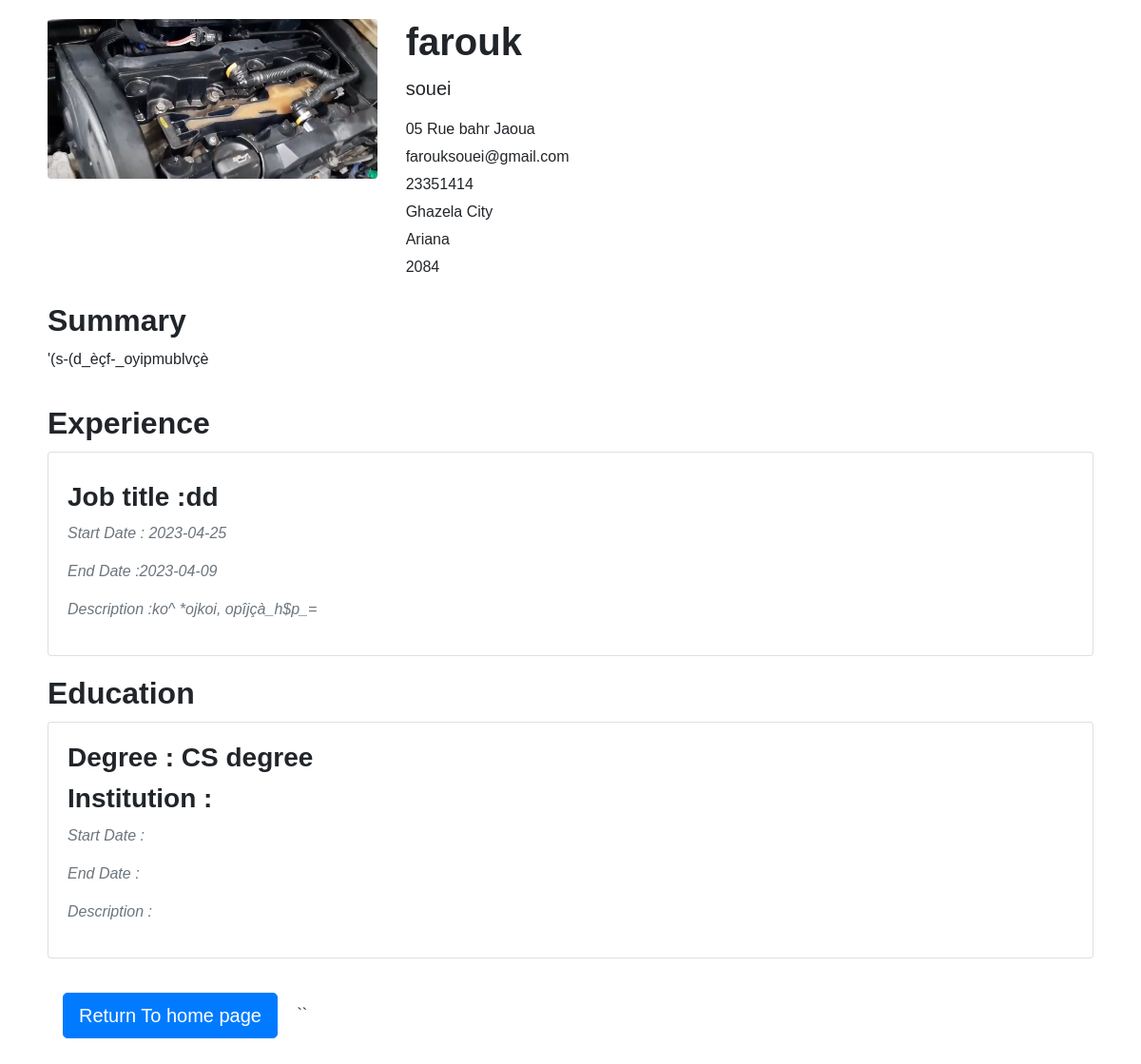
/cv.php?cv_id=1, run on the app's committed database.
### tables this page shows
CREATE TABLE `cv` (
  `id` int(11) NOT NULL,
  `first_name` varchar(255) NOT NULL,
  `last_name` varchar(255) NOT NULL,
  `email` varchar(255) NOT NULL,
  `phone` varchar(255) NOT NULL,
  `address` varchar(255) NOT NULL,
  `city` varchar(255) NOT NULL,
  `state` varchar(255) NOT NULL,
  `zip_code` varchar(255) NOT NULL,
  `summary` text NOT NULL,
  `education` text NOT NULL,
  `experience` text NOT NULL,
  `start_date` date NOT NULL,
  `end_date` date NOT NULL,
  `job_description` text NOT NULL,
  `skill1` varchar(255) NOT NULL,
  `skill2` varchar(255) NOT NULL,
  `skill3` varchar(255) NOT NULL,
  `image` varchar(255) NOT NULL,
  `degree` varchar(255) DEFAULT NULL,
  `institution` varchar(255) DEFAULT NULL,
  `start_date_edu` date DEFAULT NULL,
  `end_date_edu` date DEFAULT NULL,
  `edu_description` text DEFAULT NULL,
  `job_title` varchar(55) NOT NULL
);

### cv.php (the view, shortened to what this page needs)
<?php
$servername = "localhost";
$username = "root";
$password = "";
$dbname = "cv";
$conn = new mysqli($servername, $username, $password, $dbname);
if (isset($_GET['cv_id'])) {
  $cv_id = $_GET['cv_id'];
} else {
  header("Location: error.php");
  exit();
}
$sql = "SELECT * FROM cv WHERE id = $cv_id";
$result = $conn->query($sql);
if ($result->num_rows > 0) {
  while ($row = $result->fetch_assoc()) {
?>
    <!DOCTYPE html>
    <html>
    <head>
      <link rel="stylesheet" href="https://maxcdn.bootstrapcdn.com/bootstrap/4.5.2/css/bootstrap.min.css">
    </head>
    <body>
      <div class="container">
        <div class="row">
          <div class="col-md-4">
            <img src="<?php echo $row['image'] ?>" alt="Profile picture" class="img-fluid rounded">
          </div>
          <div class="col-md-8">
            <h1><?php echo $row['first_name'] ?></h1>
            <p class="lead"><?php echo $row['last_name'] ?></p>
            <ul class="list-unstyled">
              <li><i class="fas fa-envelope"></i><?php echo $row['address'] ?></li>
              <li><i class="fas fa-phone"></i><?php echo $row['email'] ?></li>
              <li><i class="fas fa-globe"></i><?php echo $row['phone'] ?></li>
              <li><i class="fas fa-map-marker-alt"></i><?php echo $row['city'] ?></li>
              <li><i class="fas fa-map-marker-alt"></i><?php echo $row['state'] ?></li>
              <li><i class="fas fa-map-marker-alt"></i><?php echo $row['zip_code'] ?></li>
            </ul>
          </div>
        </div>
        <div class="row">
          <div class="col-md-12">
            <h2>Summary</h2>
            <p><?php echo $row['summary'] ?></p>
          </div>
        </div>
        <div class="row">
          <div class="col-md-12">
            <h2>Experience</h2>
            <div class="card">
              <div class="card-body">
                <h3>Job title :<?php echo $row['job_title'] ?></h3>
                <p class="text-muted">Start Date : <?php echo $row['start_date'] ?></p>
                <p class="text-muted"> End Date :<?php echo $row['end_date'] ?></p>
                <p class="text-muted"> Description :<?php echo $row['job_description'] ?></p>
              </div>
            </div>
          </div>
        </div>
        <div class="row">
          <div class="col-md-12">
            <h2>Education</h2>
            <div class="card">
              <div class="card-body">
                <h3>Degree : <?php echo $row['degree'] ?></h3>
                <h3>Institution : <?php echo $row['institution'] ?></h3>
                <p class="text-muted">Start Date : <?php echo $row['start_date_edu'] ?></p>
                <p class="text-muted"> End Date :<?php echo $row['end_date_edu'] ?></p>
                <p class="text-muted"> Description :<?php echo $row['edu_description'] ?></p>
              </div>
            </div>
          </div>
        </div>
        <a href="index.php"><button type="button" class="btn btn-primary btn-lg m-3">Return To home page</button></a>
    <?php
  }
} else {
  header("Location: error.php");
  exit();
}
    ?>
    ``

### cv.php (style rules this page uses)
body { font-family: Arial, Helvetica, sans-serif; margin: 0; padding: 0; }
.container { padding: 20px; }
.row { margin-bottom: 20px; }
h1, h2, h3 { margin-top: 0; margin-bottom: 10px; font-weight: bold; }
ul { padding-left: 20px; margin-bottom: 0; }
ul li { margin-bottom: 5px; }
.text-muted { font-style: italic; }

### data on the page
cv: image (picture), first_name "farouk", last_name "souei", address "05 Rue bahr Jaoua", email "farouksouei@gmail.com", phone "23351414", city "Ghazela City", state "Ariana", zip_code "2084", summary "'(s-(d_èçf-_oyipmublvçè", job_title "dd", start_date "2023-04-25", end_date "2023-04-09", job_description "ko^ *ojkoi, opîjçà_h$p_=", degree "CS degree"
